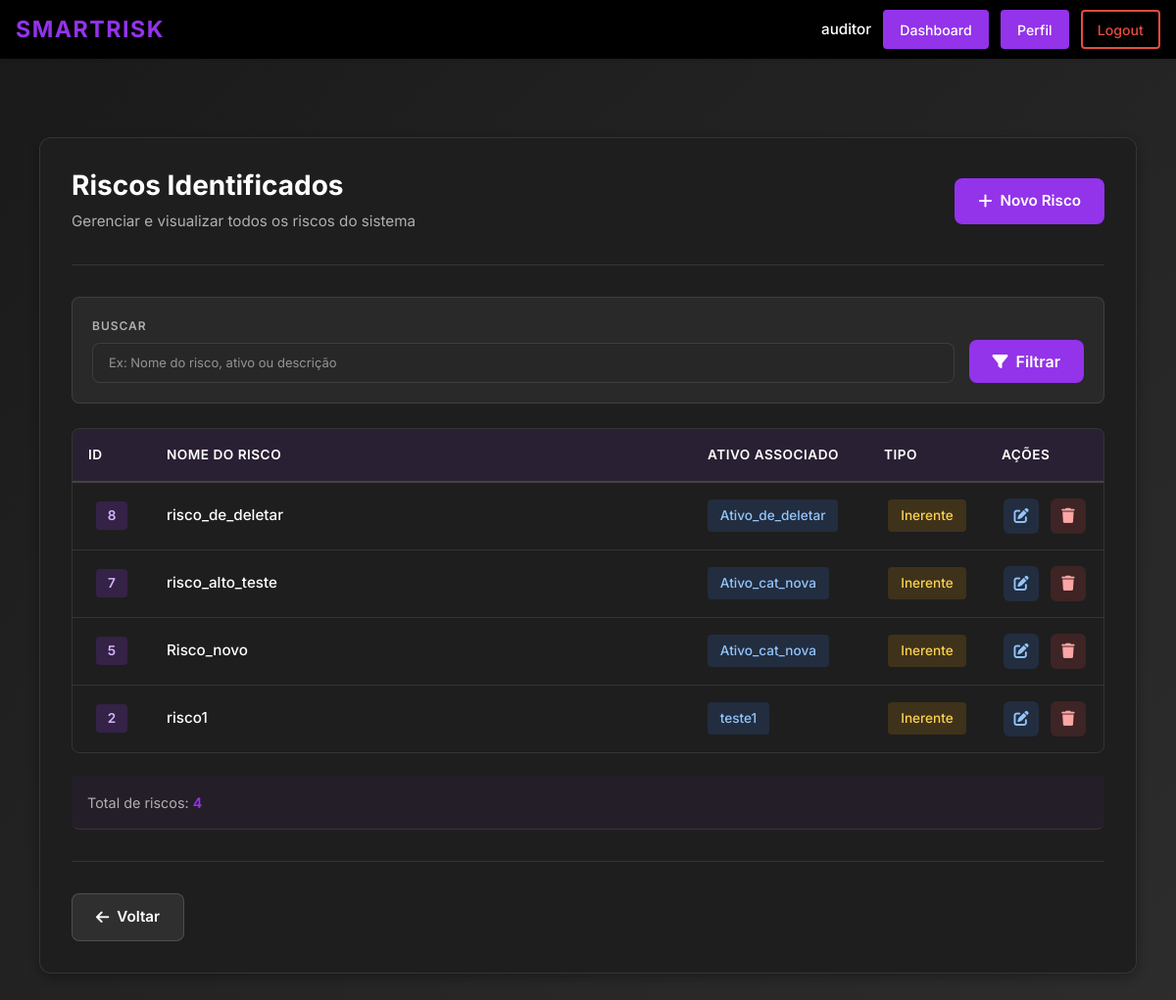
Before: /lista_riscos/ (signed in) with the older database file.
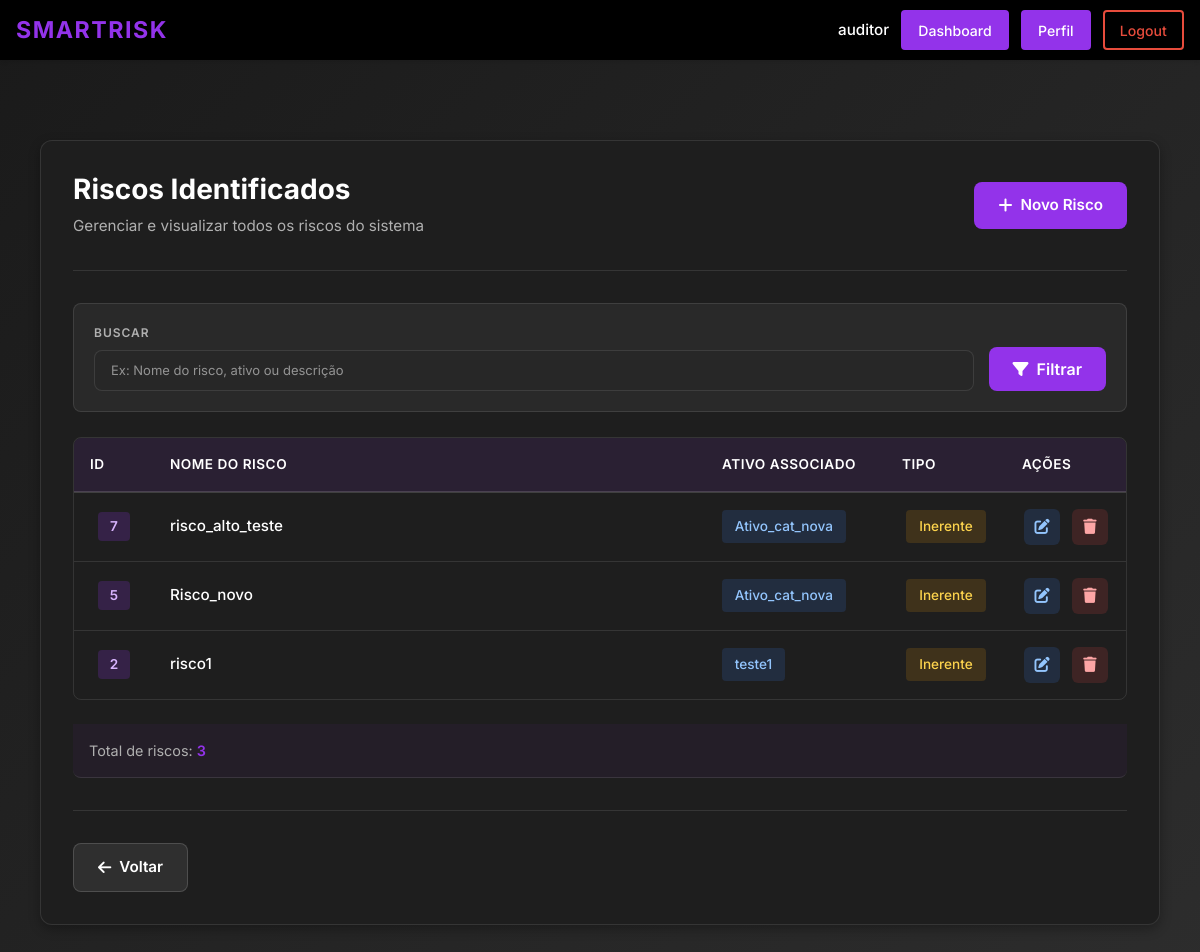
After: the same page with the newer database file.
### ismsapp/models.py (models this page shows, shortened)
class Risco(models.Model):
    class Tipo(models.TextChoices):
        INERENTE = "inerente", "Inerente"
        RESIDUAL = "residual", "Residual"
    """The asset that is exposed to this risk. Each risk is linked to exactly one asset, but an asset can have multiple risks."""
    ativo = models.ForeignKey(
        Ativo,
        on_delete = models.CASCADE,
        related_name = "riscos",
        help_text = "O ativo que é exposto a este risco.",
    )
    """The name or title of the risk."""
    nome = models.CharField(
        max_length = 255,
        blank = False,
        help_text = "Nome ou título do risco.",
    )
    """Indicates whether this record is an inherent or residual risk assessment. This field is mainly for labelling and filtering purposes, as the actual scores are determined by the respective FK fields. In practice, most scenarios will have both an inherent and a residual assessment within the same Risco record, but this field allows explicit categorization when needed."""
    tipo = models.CharField(
        max_length = 10,
        choices = Tipo.choices,
        help_text = "Indica se este registro está rotulado como uma avaliação de risco inerente ou residual.",
    )
    """Detailed description of the risk scenario, including how the associated threats could exploit vulnerabilities in the asset and what the potential consequences would be. This should provide enough context to understand the nature of the risk and inform the assessment and treatment process."""
    descricao = models.TextField(
        help_text = "Descrição completa do cenário de risco: o que poderia acontecer, por quê, e qual seria o impacto.",
    )
    """The severity of the impact if this risk materialises and no controls are in place. This FK references a Consequencia record that defines the inherent consequence level for this risk scenario."""
    consequencia_inerente = models.ForeignKey(
        Consequencia,
        on_delete = models.PROTECT,
        related_name = "riscos_inerentes",
        null = True,
        blank = True,
        help_text = "A severidade do impacto se este risco materializar e não houver controles em vigor.",
    )
    """The likelihood that this risk will occur if no controls are in place. This FK references a Probabilidade record that defines the inherent probability level for this risk scenario."""
    probabilidade_inerente = models.ForeignKey(
        Probabilidade,
        on_delete = models.PROTECT,
        related_name = "riscos_inerentes",
        null = True,
        blank = True,
        help_text = "A probabilidade de este risco ocorrer sem qualquer controle em vigor.",
    )
    """The overall inherent risk level derived from combining the inherent consequence and probability scores. This FK references a Nivel record that defines the inherent risk level for this scenario. The Nivel records linked here should be of the 'Inerente' type to reflect that they are part of the inherent risk assessment."""
    nivel_inerente = models.ForeignKey(
        Nivel,
        on_delete = models.PROTECT,
        related_name = "riscos_inerentes",
        limit_choices_to = {"tipo": Nivel.Tipo.INERENTE},
        null = True,
        blank = True,
        help_text = (
            "O nível geral de risco inerente derivado da combinação da consequência "
            "e da probabilidade inerentes (ex.: 'Crítico', 'Alto')."
        ),
    )
    """The numerical value of the inherent risk, calculated as probability × consequence."""
    valor_risco_inerente = models.DecimalField(
        max_digits = 5,
        decimal_places = 2,
        null = True,
        blank = True,
        help_text = "Valor numérico do risco inerente (probabilidade × consequência).",
    )
    """The severity of the impact after the planned controls or mitigations have been applied. This FK references a Consequencia record that defines the residual consequence level for this risk scenario."""
    consequencia_residual = models.ForeignKey(
        Consequencia,
        on_delete = models.PROTECT,
        related_name = "riscos_residuais",
        null = True,
        blank = True,
        help_text = "A severidade do impacto após a aplicação dos controles ou mitigações planejados.",
    )
    """The likelihood that this risk will still occur after the planned controls or mitigations have been applied. This FK references a Probabilidade record that defines the residual probability level for this risk scenario."""
    probabilidade_residual = models.ForeignKey(
        Probabilidade,
        on_delete = models.PROTECT,
        related_name = "riscos_residuais",
        null = True,
        blank = True,
        help_text = "A probabilidade de este risco ainda ocorrer após a aplicação dos controles.",
    )
    """The overall residual risk level derived from combining the residual consequence and probability scores. This FK references a Nivel record that defines the residual risk level for this scenario. The Nivel records linked here should be of the 'Residual' type to reflect that they are part of the residual risk assessment. This is the target level the organisation aims to reach through treatment."""
    nivel_residual = models.ForeignKey(
        Nivel,
        on_delete = models.PROTECT,
        related_name = "riscos_residuais",
        limit_choices_to = {"tipo": Nivel.Tipo.RESIDUAL},
        null = True,
        blank = True,
        help_text = (
            "O nível geral de risco residual derivado da combinação da consequência "
            "e da probabilidade residuais. Este é o nível alvo que a organização "
            "pretende alcançar por meio do tratamento."
        ),
    )
    """The numerical value of the residual risk, calculated as probability × consequence after controls."""
    valor_risco_residual = models.DecimalField(
        max_digits = 5,
        decimal_places = 2,
        null = True,
        blank = True,
        help_text = "Valor numérico do risco residual após aplicação dos controles.",
    )
    """The treatment plans selected to address this risk. More than one treatment can apply (e.g. mitigar + compartilhar), and a single treatment plan can be linked to multiple risks if it addresses common scenarios."""
    tratamentos = models.ManyToManyField(
        Tratamento,
        related_name = "riscos",
        blank = True,
        help_text = (
            "Os planos de tratamento selecionados para lidar com este risco. "
            "Mais de um tratamento pode ser aplicado (e.g. mitigar + compartilhar)."
        ),
    )
    class Meta:
        verbose_name = "Risco"
        verbose_name_plural = "Riscos"

class Ativo(models.Model):
    """Name/identifier of the asset (e.g., 'Servidor de Banco de Dados Prod-01')."""
    nome = models.CharField(
        max_length=255,
        default="Ativo",
        help_text="Nome único ou identificador do ativo (ex.: 'Servidor de Banco de Dados Prod-01').",
    )
    """Foreign key to the asset category that classifies this asset."""
    categoria = models.ForeignKey(
        CategoriaAtivo,
        on_delete=models.SET_NULL,
        null=True,
        related_name="ativos",
        help_text="Categoria que classifica este ativo.",
    )
    """Numeric score for the Confidentiality dimension, indicating how sensitive the asset's information is. Higher values mean greater damage if data is disclosed without authorization."""
    confidencialidade = models.PositiveSmallIntegerField(
        verbose_name = "Confidencialidade (C)",
        default = 0,
        help_text = (
            "Grau de sensibilidade das informações deste ativo. "
            "Uma pontuação mais alta indica maior prejuízo caso os dados sejam divulgados sem autorização."
        ),
    )
    """Numeric score for the Integrity dimension, indicating how critical it is that the asset's data remains accurate and unaltered. Higher values mean greater harm if data is modified or corrupted."""
    integridade = models.PositiveSmallIntegerField(
        verbose_name = "Integridade (I)",
        default = 0,
        help_text = (
            "Grau de criticalidade do dado deste ativo. "
            "Uma pontuação mais alta indica maior dano se os dados forem modificados ou corrompidos."
        ),
    )
    """Numeric score for the Availability dimension, indicating how important it is that the asset is accessible when needed. Higher values mean more severe impact if the asset becomes unavailable."""
    disponibilidade = models.PositiveSmallIntegerField(
        verbose_name = "Disponibilidade (D)",
        default = 0,
        help_text = (
            "Grau de importância do acesso a este ativo quando necessário. "
            "Uma pontuação mais alta indica impacto mais severo se o ativo se tornar indisponível."
        ),
    )
    """The Privacy dimension score, indicating how much the asset handles personal data subject to privacy regulations. Higher values mean greater exposure to privacy-related obligations and risks."""
    privacidade = models.PositiveSmallIntegerField(
        verbose_name = "Privacidade (P)",
        default = 0,
        help_text = (
            "O grau em que este ativo lida com dados pessoais sujeitos a regulamentações de privacidade. "
            "Uma pontuação mais alta indica maior exposição a obrigações e riscos relacionados à privacidade."
        ),
    )
    """Composite CIDP weight calculated from the four dimension scores previously defined. This value is used in risk scoring to reflect the overall criticality of the asset. Consider overriding the save() method or using a @property to automatically keep this value in sync whenever any of the individual dimension scores are updated."""
    peso_cidp = models.DecimalField(
        max_digits = 5,
        decimal_places = 2,
        default = 0,
        help_text = (
            "Peso composto CIDP calculado a partir das quatro pontuações de dimensão acima. "
        ),
    )
    class Meta:
        verbose_name = "Ativo"
        verbose_name_plural = "Ativos"

### ismsapp/views.py (the view)
# urls.py: path("lista_riscos/", views.ReadRiscoView.as_view(), name="lista_riscos"),
class ReadRiscoView(View):
    template_name = "ismsapp/lista_riscos.html"
    def _check_permission(self, user):
        if not user.is_authenticated:
            return False
        user_profile = getattr(user, 'profile', None)
        if not user_profile:
            return False
        allowed_actors = [
            UserProfile.Actor.AUDITOR,
            UserProfile.Actor.ANALISTA
        ]
        return user_profile.actor_type in allowed_actors
    def _check_edit_permission(self, user):
        if not user.is_authenticated:
            return False
        user_profile = getattr(user, 'profile', None)
        if not user_profile:
            return False
        allowed_actors = [
            UserProfile.Actor.AUDITOR,
            UserProfile.Actor.ANALISTA
        ]
        return user_profile.actor_type in allowed_actors
    @method_decorator(login_required(login_url="login"))
    def get(self, request, *args, **kwargs):
        if not self._check_permission(request.user):
            return redirect('dashboard')
        from .models import Risco
        from django.db.models import Q
        search_query = request.GET.get('search', '').strip()
        riscos = Risco.objects.all().order_by('-id')
        if search_query:
            riscos = riscos.filter(
                Q(nome__icontains=search_query) |
                Q(descricao__icontains=search_query) |
                Q(ativo__nome__icontains=search_query)
            )
        pode_editar_deletar = self._check_edit_permission(request.user)
        contexto = {
            'riscos': riscos,
            'pode_editar_deletar': pode_editar_deletar,
            'search_query': search_query,
        }
        return render(request, self.template_name, contexto)

### ismsapp/templates/ismsapp/lista_riscos.html (shortened to what the changed rows need)
{% extends "ismsapp/base.html" %}
{% load static %}
{% block extra_css %}
    <link href="https://cdn.jsdelivr.net/npm/bootstrap@5.3.0/dist/css/bootstrap.min.css" rel="stylesheet">
    <link href="https://cdnjs.cloudflare.com/ajax/libs/font-awesome/6.4.0/css/all.min.css" rel="stylesheet">
    <link href="{% static 'css/ismsapp/lista_riscos.css' %}" rel="stylesheet">
{% endblock %}
{% block content %}
    <div class="lista-container">
        <div class="lista-card">
            <div class="lista-header">
                <div class="header-content">
                    <h1>Riscos Identificados</h1>
                </div>
            </div>
            {% if riscos %}
                <div class="risks-table-wrapper">
                    <table class="risks-table">
                        <thead>
                            <tr>
                                <th>ID</th>
                                <th>Nome do Risco</th>
                                <th>Ativo Associado</th>
                                <th>Tipo</th>
                                <th>Ações</th>
                            </tr>
                        </thead>
                        <tbody>
                            {% for risco in riscos %}
                                <tr>
                                    <td class="risk-id-cell">
                                        <span class="id-badge">{{ risco.id }}</span>
                                    </td>
                                    <td class="risk-name-cell">
                                        {{ risco.nome }}
                                    </td>
                                    <td class="risk-asset-cell">
                                        {% if risco.ativo %}
                                            <span class="asset-badge">{{ risco.ativo.nome }}</span>
                                        {% else %}
                                            <span class="asset-badge empty">Sem ativo</span>
                                        {% endif %}
                                    </td>
                                    <td class="risk-type-cell">
                                        <span class="type-badge {% if risco.tipo == 'inerente' %}inerente{% else %}residual{% endif %}">
                                            {{ risco.get_tipo_display }}
                                        </span>
                                    </td>
                                    <td class="risk-actions-cell">
                                        <div class="action-buttons">
                                            <a href="{% url 'editar_risco' risco.id %}" class="action-btn view-btn" title="Editar">
                                                <i class="fas fa-edit"></i>
                                            </a>
                                            {% if pode_editar_deletar %}
                                                <button type="button" class="action-btn delete-btn js-delete-trigger" title="Deletar" data-delete-url="{% url 'deletar_risco' risco.id %}" data-delete-name="{{ risco.nome }}">
                                                    <i class="fas fa-trash"></i>
                                                </button>
                                            {% endif %}
                                        </div>
                                    </td>
                                </tr>
                            {% endfor %}
                        </tbody>
                    </table>
                </div>
                <div class="table-info">
                    <p>Total de riscos: <strong>{{ riscos.count }}</strong></p>
                </div>
            {% endif %}
        </div>
    </div>
{% endblock %}

Changed rows visible on the page:
removed Risco: id "8", nome "risco_de_deletar", ativo.nome "Ativo_de_deletar", tipo "Inerente"
Other visible differences:
{{ riscos.count }}: "4" → "3"
